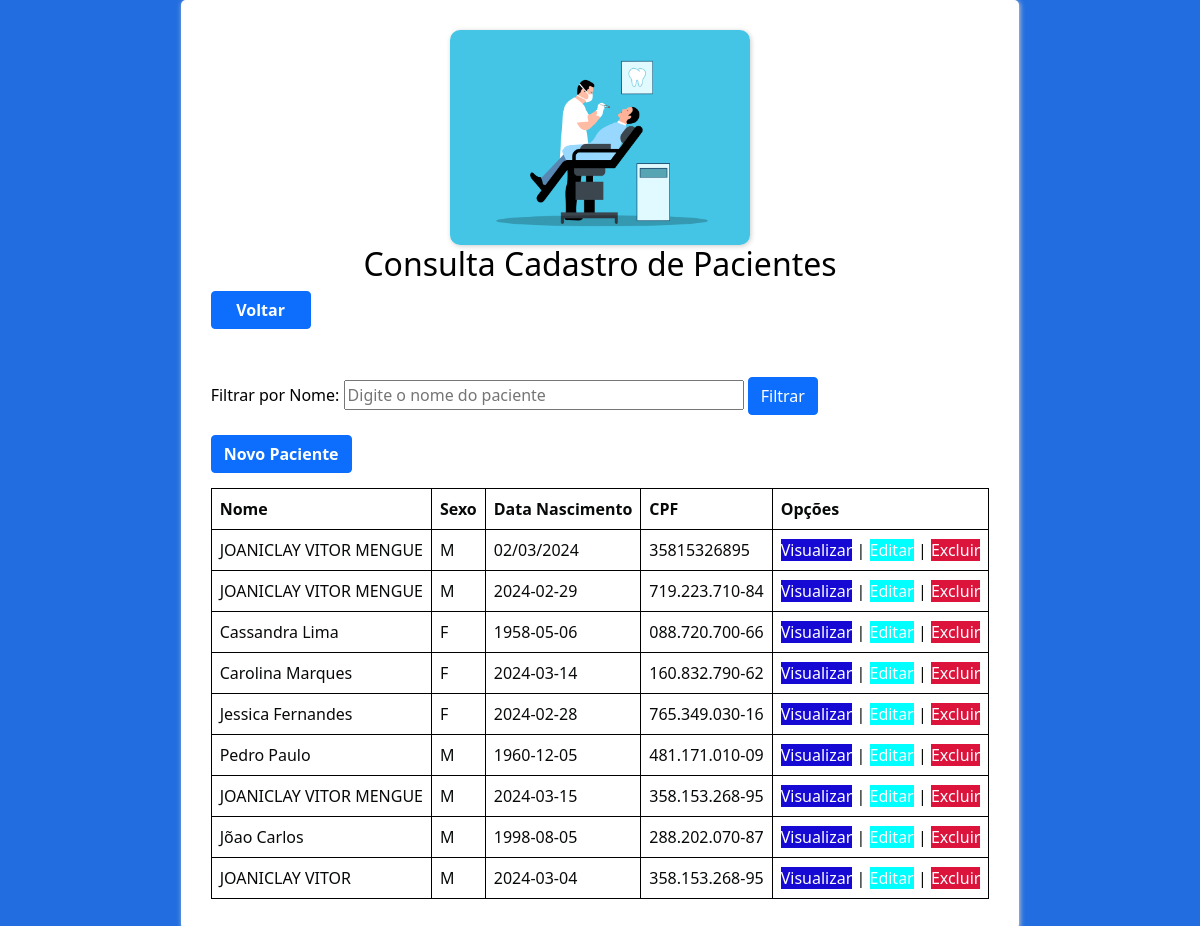
The app's page /consulta3 (signed in) with its own data.
### odonto/models.py (models this page shows)
class Paciente(db.Model):  # tabela paciente
    id = db.Column(db.Integer, primary_key=True, autoincrement=True)
    nome_paciente = db.Column(db.String)
    sexo = db.Column(db.String)
    data_nasc = db.Column(db.String)
    cpf = db.Column(db.String(14), unique=True, nullable=False)
    logradouro = db.Column(db.String)
    numero = db.Column(db.String)
    bairro = db.Column(db.String)
    cep = db.Column(db.String)
    cidade = db.Column(db.String)
    estado = db.Column(db.String)
    email = db.Column(db.String)
    telefone = db.Column(db.String)

### odonto/main.py (the view)
@main.route('/consulta3')  # consulta a entidade
@login_required
def consulta3():
    paciente = Paciente.query.all()
    for dado in paciente:
        dado.data_nasc = datetime.strptime(dado.data_nasc, '%Y-%m-%d').strftime('%d/%m/%Y')
        return render_template('consulta3.html', name=current_user.name, paciente=paciente)

### odonto/__init__.py (called while the page is built)
def create_app():
    app = Flask(__name__)
    app.config['SECRET_KEY'] = '9OLWxND4o83j4K4iuopO'
    app.config['SQLALCHEMY_DATABASE_URI'] = 'sqlite:///odonto.db'
    db.init_app(app)
    login_manager = LoginManager()
    login_manager.login_view = 'auth.login'
    login_manager.init_app(app)
    from .models import User
    @login_manager.user_loader
    def load_user(user_id):
        return User.query.get(int(user_id))
    from .auth import auth as auth_blueprint
    app.register_blueprint(auth_blueprint)
    from .main import main as main_blueprint
    app.register_blueprint(main_blueprint)
    return app

### odonto/templates/consulta3.html (shortened to what this page needs)
<!DOCTYPE html>
<html lang="pt-br">
<head>
    <link rel="stylesheet" href="../static/css/bootstrap.css">
    <link rel="stylesheet" href="../static/css/style.css">
    <link rel="stylesheet" href="https://use.fontawesome.com/releases/v5.8.2/css/all.css"
>
</head>
<body>
    <form class="form" method="" action="" style="width: fit-content;">
        <div class="tlaregistro">
            <div style="text-align: center;">
                <a target="_blank"><img class="imglogin" src="../static/img/logo.png" alt=""></a>
                <h2 style="color: black;">Consulta Cadastro de Pacientes</h2>
            </div>
            <div style="text-align: left;">
                <button type="button" class="btn btn-primary" style="width: 100px;">
                    <a href="{{ url_for('main.profile') }}" style="text-decoration:none;"><b>Voltar</b></a>
                </button>
                <br>
                <br>
                <br>
            </div>
            <div style="margin-bottom: 20px;">
                <label for="filtroNome">Filtrar por Nome:</label>
                <input type="text" id="filtroNome" name="filtroNome" style="width: 400px;" placeholder="Digite o nome do paciente">
                <button type="button" class="btn btn-primary" onclick="filtrarPorNome()">Filtrar</button>
            </div>
            <div>
                <button type="button" class="btn btn-primary" >
                    <a href="{{ url_for('main.paciente') }}"><b>Novo Paciente</b></a>
                </button>
            </div>
            <table>
                <thead>
                    <tr>
                        <th scope="col">Nome</th>
                        <th scope="col">Sexo</th>
                        <th scope="col">Data Nascimento</th>
                        <th scope="col">CPF</th>
                        <th scope="col">Opções</th>
                    </tr>
                </thead>
                <tbody>
                    {% for dado in paciente %}
                    <tr class="paciente-row">
                        <td class="nome-paciente">{{dado.nome_paciente}}</td>
                        <td>{{dado.sexo}}</td>
                        <td>{{dado.data_nasc}}</td>
                        <td>{{dado.cpf}}</td>
                        <td>
                            <a href="/visualizar3/{{ dado.id }}" style="text-decoration: none; background-color: rgb(23, 9, 212);">Visualizar</a> |
                            <a href="/atualizar3/{{ dado.id }}" style="text-decoration: none; background-color: aqua;">Editar</a> |
                            <a href="/excluir3/{{ dado.id }}" style="text-decoration: none; background-color: crimson;">Excluir</a>
                        </td>
                    </tr>
                    {% endfor %}
                </tbody>
            </table>
        </div>
    </form>
</body>
</html>

### odonto/static/css/style.css (style rules this page uses)
body { background-color: #1a69dff6; color: rgb(0, 0, 0); height: 100%; }
a { text-decoration: none; }
.form { width: 445px; margin: auto; }
.imglogin { border-radius: 10px; height: auto; width: auto; max-width: 300px; max-height: 300px; box-shadow: 1px 1px 5px #ccc; }
.tlaregistro { box-shadow: 1px 1px 5px #ccc; background-color: white; padding: 30px; border-radius: 5px; }

### odonto/templates/consulta3.html (style rules this page uses)
table { border-collapse: collapse; width: 100%; color: rgb(8, 10, 10); margin-top: 15px; }
th, td { border: 1px solid black; padding: 8px; text-align: left; }

### records on screen
Paciente: nome_paciente "JOANICLAY VITOR MENGUE", sexo "M", data_nasc "02/03/2024", cpf "35815326895"
Paciente: nome_paciente "JOANICLAY VITOR MENGUE", sexo "M", data_nasc "2024-02-29", cpf "719.223.710-84"
Paciente: nome_paciente "Cassandra Lima", sexo "F", data_nasc "1958-05-06", cpf "088.720.700-66"
Paciente: nome_paciente "Carolina Marques", sexo "F", data_nasc "2024-03-14", cpf "160.832.790-62"
Paciente: nome_paciente "Jessica Fernandes", sexo "F", data_nasc "2024-02-28", cpf "765.349.030-16"
Paciente: nome_paciente "Pedro Paulo", sexo "M", data_nasc "1960-12-05", cpf "481.171.010-09"
Paciente: nome_paciente "JOANICLAY VITOR MENGUE", sexo "M", data_nasc "2024-03-15", cpf "358.153.268-95"
Paciente: nome_paciente "Jõao Carlos", sexo "M", data_nasc "1998-08-05", cpf "288.202.070-87"
Paciente: nome_paciente "JOANICLAY VITOR", sexo "M", data_nasc "2024-03-04", cpf "358.153.268-95"
